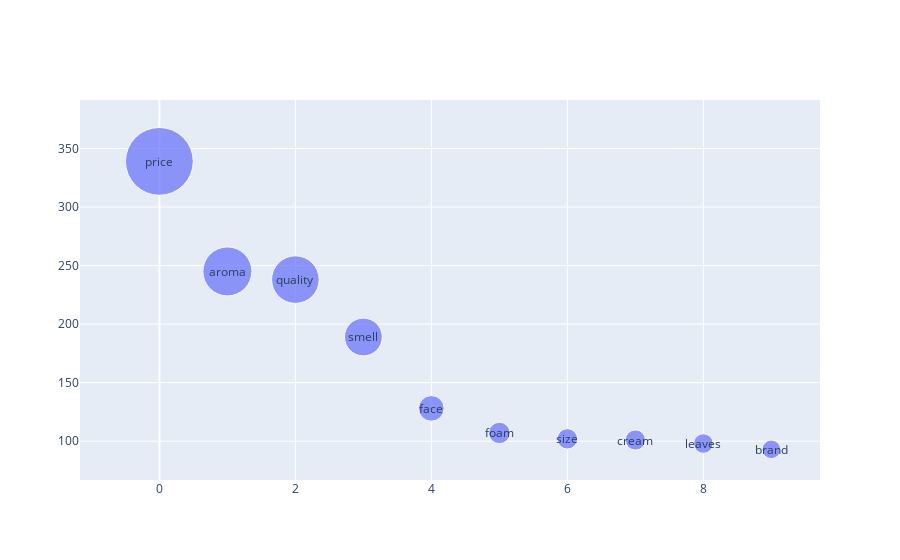
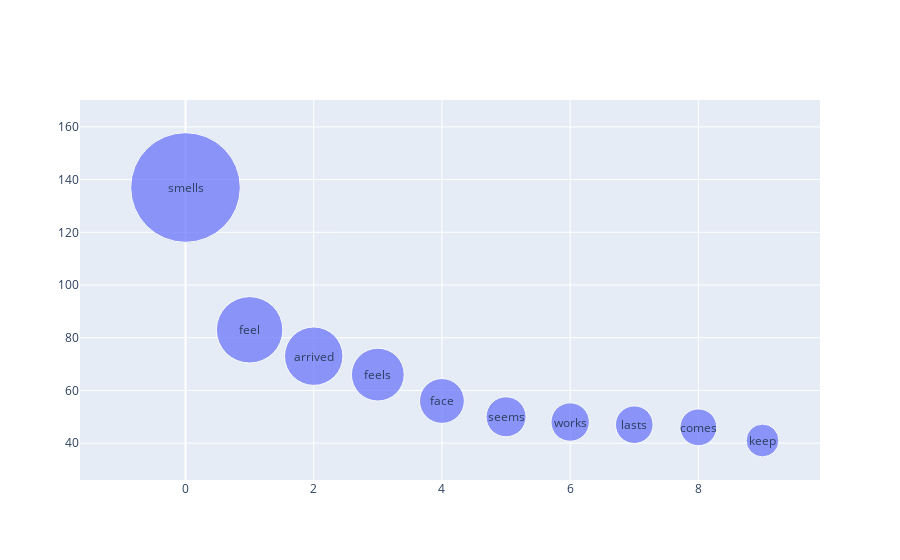
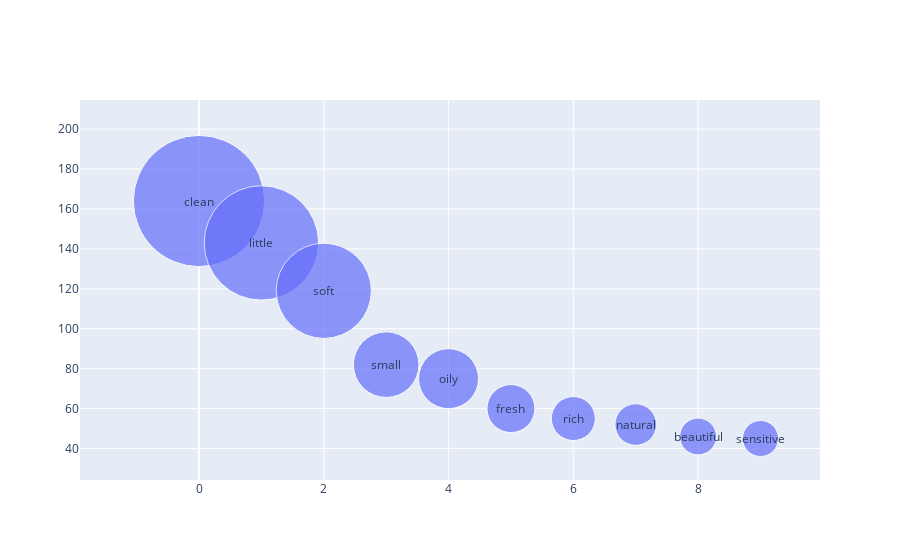

Notebook code for these charts, in order:
### Markdown cell above
<li> Pos Tag Analysis </li>

### Code cell
adj_delete = ['free','daily','best','always','also','new','high','good','excellent','wonderful','well','really','much','long','pleasant','nice','super','already','even','first','perfect','highly','easy','better','normal','less','still','quite','many','definitely']
verb_delete = ['helps','made','contains','leaving','used','apply','indicated','g','provides','keeps','leaves','rinse','using','leave','provide','developd','make','help','contain','take','want','skin','recommended','give','achieve','gives','feeling','thank','loved','bought','recommend','liked','came','expected','makes','know','think','tried']
noun_delete = ['g','products','bar','information','skin','body','foams','soap','formula','ingredients','day','water','action','rinse','bath','addition','properties','invoice','product','hair','time','purchase','hands','soaps','recommend','love']
mexico_review_pos = nlpshortcut.pos_viz(mexico_review,delete_words, adj_delete, verb_delete, noun_delete, printcount = True, topcount = 10, noun_size = 0.2, verb_size = 0.8, adj_size = 0.8)

### Figure 1 — Plotly figure (JSON) as saved in the notebook; plotly's stock layout.template omitted (floating-point values rounded to 4 significant figures)
{"data": [{"marker": {"size": [67.8, 49, 47.6, 37.8, 25.6, 21.4, 20.4, 20.2, 19.6, 18.6]}, "mode": "markers", "type": "scatter", "x": [0, 1, 2, 3, 4, 5, 6, 7, 8, 9], "y": [339, 245, 238, 189, 128, 107, 102, 101, 98, 93]}], "layout": {"annotations": [{"showarrow": false, "text": "price", "x": 0, "xanchor": "center", "y": 339, "yanchor": "middle"}, {"showarrow": false, "text": "aroma", "x": 1, "xanchor": "center", "y": 245, "yanchor": "middle"}, {"showarrow": false, "text": "quality", "x": 2, "xanchor": "center", "y": 238, "yanchor": "middle"}, {"showarrow": false, "text": "smell", "x": 3, "xanchor": "center", "y": 189, "yanchor": "middle"}, {"showarrow": false, "text": "face", "x": 4, "xanchor": "center", "y": 128, "yanchor": "middle"}, {"showarrow": false, "text": "foam", "x": 5, "xanchor": "center", "y": 107, "yanchor": "middle"}, {"showarrow": false, "text": "size", "x": 6, "xanchor": "center", "y": 102, "yanchor": "middle"}, {"showarrow": false, "text": "cream", "x": 7, "xanchor": "center", "y": 101, "yanchor": "middle"}, {"showarrow": false, "text": "leaves", "x": 8, "xanchor": "center", "y": 98, "yanchor": "middle"}, {"showarrow": false, "text": "brand", "x": 9, "xanchor": "center", "y": 93, "yanchor": "middle"}]}}

### Figure 2 — Plotly figure (JSON) as saved in the notebook; plotly's stock layout.template omitted (floating-point values rounded to 4 significant figures)
{"data": [{"marker": {"size": [109.6, 66.4, 58.4, 52.8, 44.8, 40, 38.4, 37.6, 36.8, 32.8]}, "mode": "markers", "type": "scatter", "x": [0, 1, 2, 3, 4, 5, 6, 7, 8, 9], "y": [137, 83, 73, 66, 56, 50, 48, 47, 46, 41]}], "layout": {"annotations": [{"showarrow": false, "text": "smells", "x": 0, "xanchor": "center", "y": 137, "yanchor": "middle"}, {"showarrow": false, "text": "feel", "x": 1, "xanchor": "center", "y": 83, "yanchor": "middle"}, {"showarrow": false, "text": "arrived", "x": 2, "xanchor": "center", "y": 73, "yanchor": "middle"}, {"showarrow": false, "text": "feels", "x": 3, "xanchor": "center", "y": 66, "yanchor": "middle"}, {"showarrow": false, "text": "face", "x": 4, "xanchor": "center", "y": 56, "yanchor": "middle"}, {"showarrow": false, "text": "seems", "x": 5, "xanchor": "center", "y": 50, "yanchor": "middle"}, {"showarrow": false, "text": "works", "x": 6, "xanchor": "center", "y": 48, "yanchor": "middle"}, {"showarrow": false, "text": "lasts", "x": 7, "xanchor": "center", "y": 47, "yanchor": "middle"}, {"showarrow": false, "text": "comes", "x": 8, "xanchor": "center", "y": 46, "yanchor": "middle"}, {"showarrow": false, "text": "keep", "x": 9, "xanchor": "center", "y": 41, "yanchor": "middle"}]}}

### Figure 3 — Plotly figure (JSON) as saved in the notebook; plotly's stock layout.template omitted (floating-point values rounded to 4 significant figures)
{"data": [{"marker": {"size": [131.2, 114.4, 95.2, 65.6, 60, 48, 44, 41.6, 36.8, 36]}, "mode": "markers", "type": "scatter", "x": [0, 1, 2, 3, 4, 5, 6, 7, 8, 9], "y": [164, 143, 119, 82, 75, 60, 55, 52, 46, 45]}], "layout": {"annotations": [{"showarrow": false, "text": "clean", "x": 0, "xanchor": "center", "y": 164, "yanchor": "middle"}, {"showarrow": false, "text": "little", "x": 1, "xanchor": "center", "y": 143, "yanchor": "middle"}, {"showarrow": false, "text": "soft", "x": 2, "xanchor": "center", "y": 119, "yanchor": "middle"}, {"showarrow": false, "text": "small", "x": 3, "xanchor": "center", "y": 82, "yanchor": "middle"}, {"showarrow": false, "text": "oily", "x": 4, "xanchor": "center", "y": 75, "yanchor": "middle"}, {"showarrow": false, "text": "fresh", "x": 5, "xanchor": "center", "y": 60, "yanchor": "middle"}, {"showarrow": false, "text": "rich", "x": 6, "xanchor": "center", "y": 55, "yanchor": "middle"}, {"showarrow": false, "text": "natural", "x": 7, "xanchor": "center", "y": 52, "yanchor": "middle"}, {"showarrow": false, "text": "beautiful", "x": 8, "xanchor": "center", "y": 46, "yanchor": "middle"}, {"showarrow": false, "text": "sensitive", "x": 9, "xanchor": "center", "y": 45, "yanchor": "middle"}]}}
